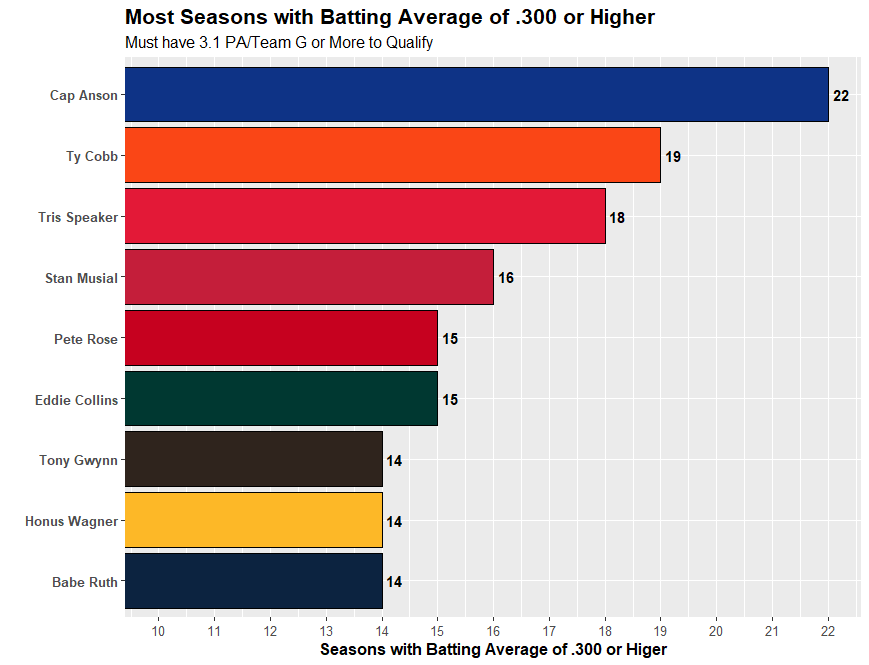

Write R code to recreate this figure.
#Set working directory

setwd("C:/Users/daily/Desktop/Repositories/MiscVisuals/Website Visualizations/Most Times Reaching X/MLB")

#Loading necessary libraries

library(sqldf)
library(tidyverse)
library(zoo)
library(data.table)
library(Lahman)

#Get data from Lahman Database

data <- sqldf('SELECT People.playerID, Batting.yearID, People.nameFirst, People.nameLast,
GROUP_CONCAT(TeamsFranchises.franchName) AS Teams, TeamsFranchises.franchID, SUM(Batting.H) AS H, SUM(Batting.AB) AS AB, 
SUM(Batting.BB) AS BB, SUM(Batting.HBP) AS HBP, SUM(Batting.SF) AS SF, SUM(Batting.SH) AS SH, AVG(Teams.G) AS TeamG
                    FROM People
                    INNER JOIN Batting
                    ON People.playerID = Batting.PlayerID
                    INNER JOIN Teams
                    ON Batting.teamID = Teams.teamID
                    AND Batting.yearID = Teams.yearID
                    INNER JOIN TeamsFranchises
                    ON Teams.franchID = TeamsFranchises.franchID
                    GROUP BY Batting.playerID, Batting.yearID')

#Fill null values with 0s

data[is.na(data)] <- 0

#Filter to only include qualified hitters and BA of .300 or higher

data <- data %>%
  mutate(PA = AB + BB + HBP + SF + SH) %>%
  mutate(BA = round((H / AB),3)) %>%
  filter(PA >= 3.1 * TeamG) %>%
  filter(BA >= .300)

#Get the count of .300 seasons by player

season_count_data <- data %>%
  group_by(playerID, nameFirst, nameLast) %>%
  count(playerID) %>%
  ungroup()

#Combine Columns and Filter Data

top_data <- season_count_data %>%
  arrange(-n) %>%
  mutate(Rank = rank(-n, ties.method = "min"))  %>%
  filter(Rank <= 9) %>%
  mutate(chart_label = paste(nameFirst, nameLast))

#Team Colors for display

fill_color <- c("Cap Anson" = "#0E3386",
                "Ty Cobb" = "#FA4616",
                "Tris Speaker" = "#E31937",
                "Stan Musial" = "#C41E3A",
                "Eddie Collins" = "#003831",
                "Pete Rose" = "#C6011F",
                "Tony Gwynn" = "#2F241D",
                "Babe Ruth" = "#0C2340",
                "Honus Wagner" = "#FDB827",
                "Arizona Diamondbacks" = "#5F259F",
                "Atlanta Braves" = "#CE1141",
                "Baltimore Orioles" = "#DF4601",
                "Boston Red Sox" = "#BD3039",
                "Chicago Cubs" = "#0E3386",
                "Chicago White Sox" = "#27251F",
                "Cincinnati Reds" = "#C6011F",
                "Cleveland Indians" = "#E31937",
                "Colorado Rockies" = "#33006F;",
                "Detroit Tigers" = "#FA4616",
                "Houston Astros" = "#EB6E1F",
                "Kansas City Royals" = "#004687",
                "Los Angeles Angels" = "#BA0021",
                "Los Angeles Dodgers" = "#005A9C",
                "Miami Marlins" = "#00A3E0",
                "Milwaukee Brewers" = "#FFC52F",
                "Minnesota Twins" = "#002B5C",
                "New York Mets" = "#FF5910",
                "New York Yankees" = "#0C2340",
                "Oakland Athletics" = "#003831",
                "Philadelphia Phillies" = "#E81828",
                "Pittsburgh Pirates" = "#FDB827",
                "St. Louis Cardinals" = "#C41E3A",
                "San Diego Padres" = "#2F241D",
                "San Francisco Giants" = "#FD5A1E",
                "Seattle Mariners" = "#005C5C",
                "Tampa Bay Rays" = "#8FBCE6",
                "Texas Rangers" = "#C0111F",
                "Toronto Blue Jays" = "#134A8E",
                "Washington Nationals" = "#AB0003",
                "Multiple Teams" = "seashell")

#Create visual

top_data %>%
  ggplot(aes(x = reorder(chart_label, n), y = n, fill = chart_label)) +
  geom_bar(stat = "identity", color = "black") +
  geom_text(aes(label = n), fontface = "bold", hjust = -0.3) +
  coord_flip(ylim = c(10, 22)) +
  scale_y_continuous(breaks = seq(10, 22, 1)) +
  scale_fill_manual(values = fill_color) +
  theme(plot.title = element_text(size = 16, face = "bold"),
        plot.subtitle = element_text(size = 12),
        axis.title.x = element_text(size = 12, face = "bold"),
        axis.text.x = element_text(size = 10),
        axis.text.y = element_text(size = 10, face ="bold"),
        legend.position = "none") +
  labs(title = "Most Seasons with Batting Average of .300 or Higher",
       subtitle = "Must have 3.1 PA/Team G or More to Qualify",
       x = "",
       y = "Seasons with Batting Average of .300 or Higer")
